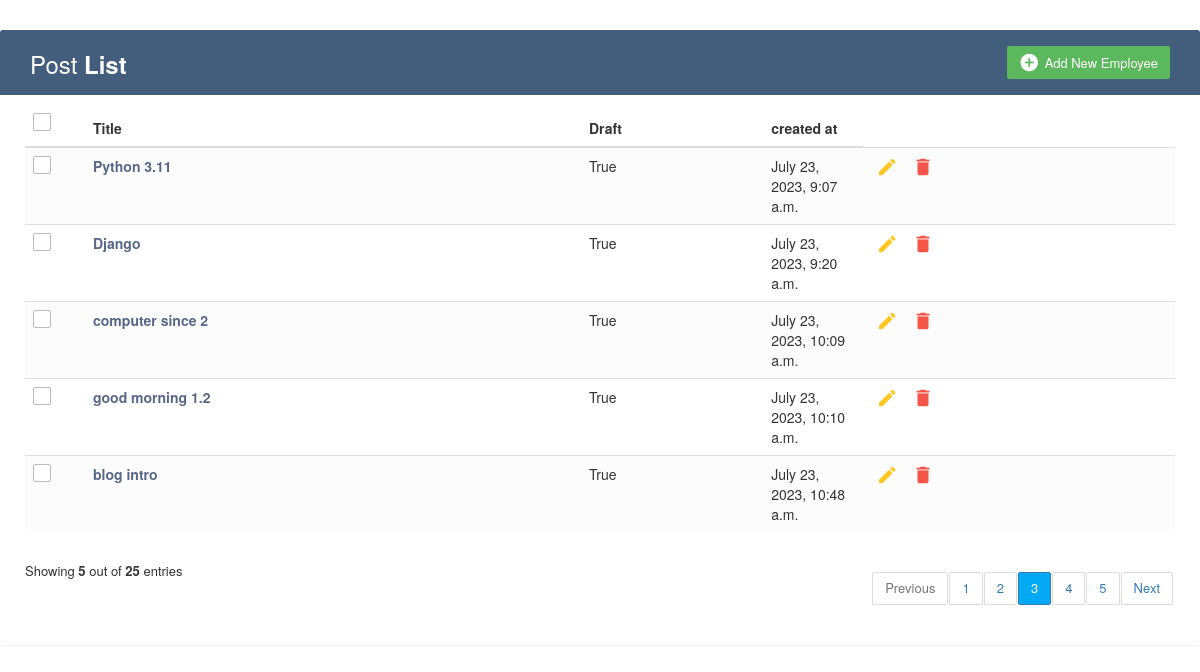
The app's page /, older data.
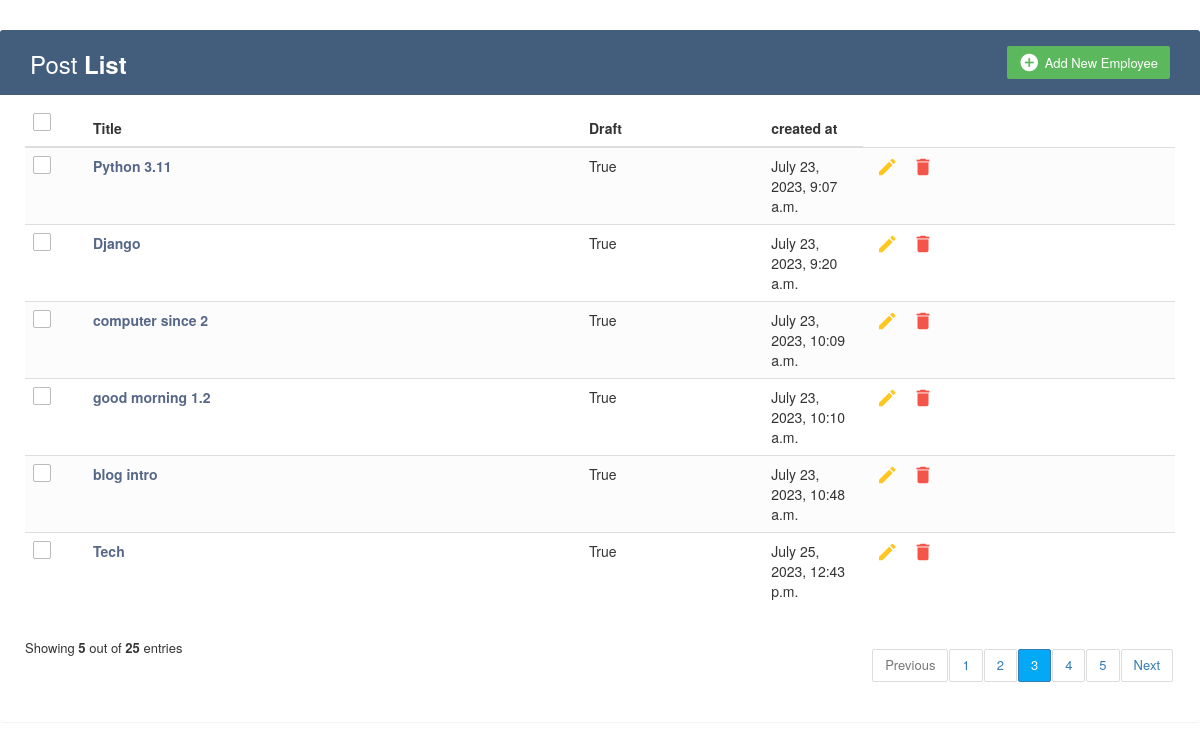
The same page, newer data.
### blog/models.py (models this page shows, shortened)
class Post(models.Model):
    title = models.CharField(max_length=200)
    image = models.ImageField(upload_to='img/')
    content = models.TextField()
    created_at = models.DateTimeField(auto_now_add=True)
    draft =  models.BooleanField(default=True)

### blog/views.py (the view)
# urls.py: path('', PostList.as_view()),
class PostList(ListView):
    model = Post

### blog/templates/blog/post_list.html (shortened to what this page needs)
<!DOCTYPE html>
<html lang="en">
<head>
<link rel="stylesheet" href="https://maxcdn.bootstrapcdn.com/font-awesome/4.7.0/css/font-awesome.min.css">
<link rel="stylesheet" href="https://maxcdn.bootstrapcdn.com/bootstrap/3.3.7/css/bootstrap.min.css">
  <body>
        <div class="table-wrapper">
            <div class="table-title">
                <div class="row">
                    <div class="col-sm-6">
						<h2>Post <b>List</b></h2>
					</div>
					<div class="col-sm-6">
						<a href="/create" class="btn btn-success" data-toggle="modal"><i class="material-icons">&#xE147;</i> <span>Add New Employee</span></a>
					</div>
                </div>
            </div>
            <table class="table table-striped table-hover">
                <thead>
                    <tr>
						<th>
							<span class="custom-checkbox">
								<label for="selectAll"></label>
							</span>
						</th>
                        <th>Title</th>
                        <th>Draft</th>
						<th>created at</th>
                    </tr>
                </thead>
                <tbody>
                    {% for post in post_list %}
                    <tr>
						<td>
							<span class="custom-checkbox">
								<label for="checkbox1"></label>
							</span>
						</td>
                        <td><a href="{{post.id}}">{{post.title}} </a></td>
                        <td>{{post.draft}}</td>
                        <td>{{post.created_at}}</td>
                        <td>
                            <a href="{{ post.id}}/update" class="edit" data-toggle="modal"><i class="material-icons" data-toggle="tooltip" title="Edit">&#xE254;</i></a>
                            <a href="{{ post.id}}/delete" class="delete" data-toggle="modal"><i class="material-icons" data-toggle="tooltip" title="Delete">&#xE872;</i></a>
                        </td>
                    </tr>
                   {% endfor%}
                </tbody>
            </table>
			<div class="clearfix">
                <div class="hint-text">Showing <b>5</b> out of <b>25</b> entries</div>
                <ul class="pagination">
                    <li class="page-item disabled"><a href="#">Previous</a></li>
                    <li class="page-item"><a href="#" class="page-link">1</a></li>
                    <li class="page-item"><a href="#" class="page-link">2</a></li>
                    <li class="page-item active"><a href="#" class="page-link">3</a></li>
                    <li class="page-item"><a href="#" class="page-link">4</a></li>
                    <li class="page-item"><a href="#" class="page-link">5</a></li>
                    <li class="page-item"><a href="#" class="page-link">Next</a></li>
                </ul>
            </div>
        </div>
</body>
</html>

Row changes from the older to the newer data that the page shows:
added Post: title "Tech", draft "True", created_at "July 25, 2023, 12:43 p.m."
